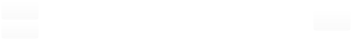
<?xml version="1.0" encoding="UTF-8"?>
<ui version="4.0">
 <class>RamAreaInput</class>
 <widget class="QWidget" name="RamAreaInput">
  <property name="geometry">
   <rect>
    <x>0</x>
    <y>0</y>
    <width>352</width>
    <height>40</height>
   </rect>
  </property>
  <property name="minimumSize">
   <size>
    <width>0</width>
    <height>40</height>
   </size>
  </property>
  <property name="maximumSize">
   <size>
    <width>16777215</width>
    <height>100</height>
   </size>
  </property>
  <property name="windowTitle">
   <string>Form</string>
  </property>
  <property name="styleSheet">
   <string notr="true">* {
	background-color: rgba(255,255,255,0);
}

#capacity_le {
	background-color: rgba(255,255,255,0);
}</string>
  </property>
  <layout class="QVBoxLayout" name="verticalLayout">
   <property name="spacing">
    <number>0</number>
   </property>
   <property name="leftMargin">
    <number>0</number>
   </property>
   <property name="topMargin">
    <number>0</number>
   </property>
   <property name="rightMargin">
    <number>0</number>
   </property>
   <property name="bottomMargin">
    <number>0</number>
   </property>
   <item>
    <widget class="QWidget" name="bodyContainer" native="true">
     <layout class="QHBoxLayout" name="horizontalLayout">
      <property name="spacing">
       <number>2</number>
      </property>
      <property name="leftMargin">
       <number>0</number>
      </property>
      <property name="topMargin">
       <number>0</number>
      </property>
      <property name="rightMargin">
       <number>0</number>
      </property>
      <property name="bottomMargin">
       <number>0</number>
      </property>
      <item>
       <widget class="QFrame" name="frame">
        <property name="minimumSize">
         <size>
          <width>32</width>
          <height>0</height>
         </size>
        </property>
        <property name="maximumSize">
         <size>
          <width>40</width>
          <height>16777215</height>
         </size>
        </property>
        <property name="frameShape">
         <enum>QFrame::StyledPanel</enum>
        </property>
        <property name="frameShadow">
         <enum>QFrame::Raised</enum>
        </property>
        <layout class="QVBoxLayout" name="verticalLayout_3">
         <property name="spacing">
          <number>1</number>
         </property>
         <property name="leftMargin">
          <number>0</number>
         </property>
         <property name="topMargin">
          <number>0</number>
         </property>
         <property name="rightMargin">
          <number>0</number>
         </property>
         <property name="bottomMargin">
          <number>0</number>
         </property>
         <item>
          <widget class="QPushButton" name="up_btn">
           <property name="text">
            <string/>
           </property>
           <property name="icon">
            <iconset resource="resourse.qrc">
             <normaloff>:/icons/icons/direction.png</normaloff>:/icons/icons/direction.png</iconset>
           </property>
          </widget>
         </item>
         <item>
          <widget class="QPushButton" name="down_btn">
           <property name="text">
            <string/>
           </property>
           <property name="icon">
            <iconset resource="resourse.qrc">
             <normaloff>:/icons/icons/down.png</normaloff>:/icons/icons/down.png</iconset>
           </property>
          </widget>
         </item>
        </layout>
       </widget>
      </item>
      <item>
       <widget class="QFrame" name="frame_2">
        <property name="minimumSize">
         <size>
          <width>130</width>
          <height>0</height>
         </size>
        </property>
        <property name="frameShape">
         <enum>QFrame::StyledPanel</enum>
        </property>
        <property name="frameShadow">
         <enum>QFrame::Raised</enum>
        </property>
        <layout class="QVBoxLayout" name="verticalLayout_2">
         <property name="spacing">
          <number>0</number>
         </property>
         <property name="leftMargin">
          <number>20</number>
         </property>
         <property name="topMargin">
          <number>0</number>
         </property>
         <property name="rightMargin">
          <number>20</number>
         </property>
         <property name="bottomMargin">
          <number>0</number>
         </property>
         <item>
          <widget class="QLabel" name="capacity_lb">
           <property name="font">
            <font>
             <pointsize>10</pointsize>
            </font>
           </property>
           <property name="text">
            <string/>
           </property>
           <property name="alignment">
            <set>Qt::AlignCenter</set>
           </property>
          </widget>
         </item>
        </layout>
       </widget>
      </item>
      <item>
       <widget class="QFrame" name="frame_3">
        <property name="minimumSize">
         <size>
          <width>32</width>
          <height>0</height>
         </size>
        </property>
        <property name="maximumSize">
         <size>
          <width>40</width>
          <height>16777215</height>
         </size>
        </property>
        <property name="frameShape">
         <enum>QFrame::StyledPanel</enum>
        </property>
        <property name="frameShadow">
         <enum>QFrame::Raised</enum>
        </property>
        <layout class="QHBoxLayout" name="horizontalLayout_2">
         <property name="spacing">
          <number>0</number>
         </property>
         <property name="leftMargin">
          <number>0</number>
         </property>
         <property name="topMargin">
          <number>0</number>
         </property>
         <property name="rightMargin">
          <number>0</number>
         </property>
         <property name="bottomMargin">
          <number>0</number>
         </property>
         <item>
          <widget class="QPushButton" name="del_btn">
           <property name="text">
            <string/>
           </property>
           <property name="icon">
            <iconset resource="resourse.qrc">
             <normaloff>:/icons/icons/minus.png</normaloff>:/icons/icons/minus.png</iconset>
           </property>
          </widget>
         </item>
        </layout>
       </widget>
      </item>
     </layout>
    </widget>
   </item>
  </layout>
 </widget>
 <resources>
  <include location="resourse.qrc"/>
 </resources>
 <connections/>
</ui>
